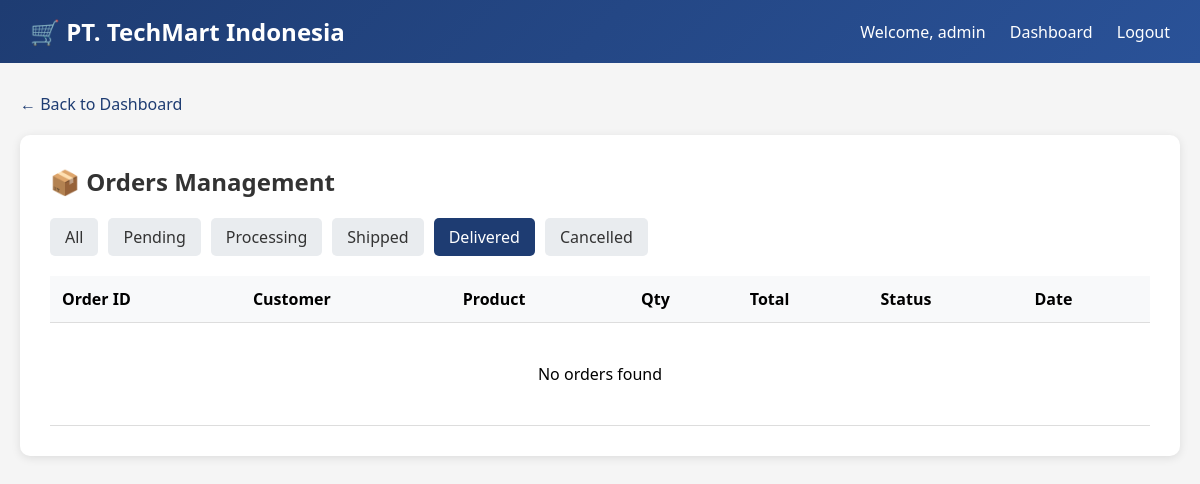
Before: /orders.php?status=delivered (signed in) with the older database file.
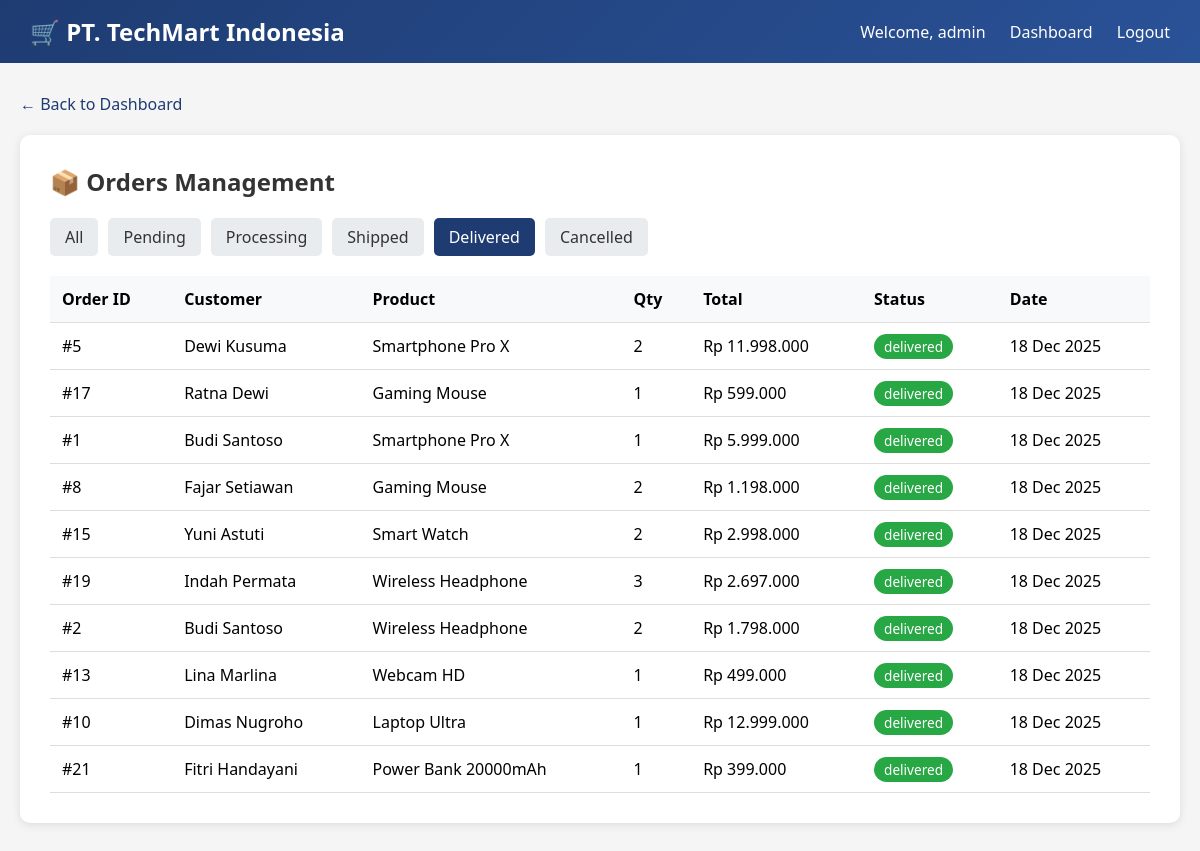
After: the same page with the newer database file.
### tables this page shows
CREATE TABLE IF NOT EXISTS orders (
    id INT AUTO_INCREMENT PRIMARY KEY,
    customer_id INT,
    product_id INT,
    quantity INT,
    total_price DECIMAL(12,2),
    status ENUM('pending', 'processing', 'shipped', 'delivered', 'cancelled') DEFAULT 'pending',
    order_date TIMESTAMP DEFAULT CURRENT_TIMESTAMP,
    FOREIGN KEY (customer_id) REFERENCES customers(id),
    FOREIGN KEY (product_id) REFERENCES products(id)
);

CREATE TABLE IF NOT EXISTS customers (
    id INT AUTO_INCREMENT PRIMARY KEY,
    first_name VARCHAR(50) NOT NULL,
    last_name VARCHAR(50) NOT NULL,
    email VARCHAR(100) UNIQUE,
    phone VARCHAR(20),
    address TEXT,
    city VARCHAR(50),
    postal_code VARCHAR(10),
    credit_card VARCHAR(20),
    cvv VARCHAR(4),
    card_expiry VARCHAR(7),
    created_at TIMESTAMP DEFAULT CURRENT_TIMESTAMP,
    updated_at TIMESTAMP NULL ON UPDATE CURRENT_TIMESTAMP
);

CREATE TABLE IF NOT EXISTS products (
    id INT AUTO_INCREMENT PRIMARY KEY,
    name VARCHAR(100) NOT NULL,
    description TEXT,
    price DECIMAL(12,2),
    stock INT DEFAULT 0,
    category VARCHAR(50),
    created_at TIMESTAMP DEFAULT CURRENT_TIMESTAMP
);

### www/orders.php (the view, shortened to what this page needs)
<?php
function getDbConnection() {
    $host = getenv('MYSQL_HOST') ?: 'victim-db';
    $user = getenv('MYSQL_USER') ?: 'techmart_user';
    $pass = getenv('MYSQL_PASSWORD') ?: 'password123';
    $db = getenv('MYSQL_DATABASE') ?: 'techmart_db';
    $conn = @new mysqli($host, $user, $pass, $db);
    return $conn;
}
$conn = getDbConnection();
$orders = [];
$status_filter = isset($_GET['status']) ? $_GET['status'] : '';
if ($conn) {
    if ($status_filter) {
        $query = "SELECT o.*, c.first_name, c.last_name, c.email, p.name as product_name
                  FROM orders o
                  JOIN customers c ON o.customer_id = c.id
                  JOIN products p ON o.product_id = p.id
                  WHERE o.status = '$status_filter'
                  ORDER BY o.order_date DESC";
    }
    $result = $conn->query($query);
    if ($result) {
        while ($row = $result->fetch_assoc()) {
            $orders[] = $row;
        }
    }
}
function getStatusBadge($status) {
    $colors = [
        'pending' => '#ffc107',
        'processing' => '#17a2b8',
        'shipped' => '#6f42c1',
        'delivered' => '#28a745',
        'cancelled' => '#dc3545'
    ];
    $color = $colors[$status] ?? '#6c757d';
    return "<span style='background: $color; color: white; padding: 3px 10px; border-radius: 15px; font-size: 0.85rem;'>$status</span>";
}
?>
<!DOCTYPE html>
<html lang="en">
<head>
</head>
<body>
    <nav class="navbar">
        <h1>🛒 PT. TechMart Indonesia</h1>
        <div>
            <span>Welcome, <?php echo htmlspecialchars($_SESSION['user']); ?></span>
            <a href="dashboard.php">Dashboard</a>
            <a href="logout.php">Logout</a>
        </div>
    </nav>
    <div class="container">
        <a href="dashboard.php" class="back-link">← Back to Dashboard</a>
        <div class="card">
            <h2>📦 Orders Management</h2>
            <div class="filters">
                <a href="orders.php" class="<?php echo !$status_filter ? 'active' : ''; ?>">All</a>
                <a href="orders.php?status=pending" class="<?php echo $status_filter == 'pending' ? 'active' : ''; ?>">Pending</a>
                <a href="orders.php?status=processing" class="<?php echo $status_filter == 'processing' ? 'active' : ''; ?>">Processing</a>
                <a href="orders.php?status=shipped" class="<?php echo $status_filter == 'shipped' ? 'active' : ''; ?>">Shipped</a>
                <a href="orders.php?status=delivered" class="<?php echo $status_filter == 'delivered' ? 'active' : ''; ?>">Delivered</a>
                <a href="orders.php?status=cancelled" class="<?php echo $status_filter == 'cancelled' ? 'active' : ''; ?>">Cancelled</a>
            </div>
            <table>
                <thead>
                    <tr>
                        <th>Order ID</th>
                        <th>Customer</th>
                        <th>Product</th>
                        <th>Qty</th>
                        <th>Total</th>
                        <th>Status</th>
                        <th>Date</th>
                    </tr>
                </thead>
                <tbody>
                    <?php if (empty($orders)): ?>
                        <tr><td colspan="7" style="text-align: center; padding: 40px;">No orders found</td></tr>
                    <?php else: ?>
                        <?php foreach ($orders as $order): ?>
                        <tr>
                            <td>#<?php echo htmlspecialchars($order['id']); ?></td>
                            <td><?php echo htmlspecialchars($order['first_name'] . ' ' . $order['last_name']); ?></td>
                            <td><?php echo htmlspecialchars($order['product_name']); ?></td>
                            <td><?php echo htmlspecialchars($order['quantity']); ?></td>
                            <td>Rp <?php echo number_format($order['total_price'], 0, ',', '.'); ?></td>
                            <td><?php echo getStatusBadge($order['status']); ?></td>
                            <td><?php echo date('d M Y', strtotime($order['order_date'])); ?></td>
                        </tr>
                        <?php endforeach; ?>
                    <?php endif; ?>
                </tbody>
            </table>
        </div>
    </div>
</body>
</html>

Changed rows visible on the page:
added orders: id "5", customer.last_name "Dewi Kusuma", product.name "Smartphone Pro X", quantity "2", total_price "11.998.000", status "delivered", order_date "18 Dec 2025"
added orders: id "17", customer.last_name "Ratna Dewi", product.name "Gaming Mouse", quantity "1", total_price "599.000", status "delivered", order_date "18 Dec 2025"
added orders: id "1", customer.last_name "Budi Santoso", product.name "Smartphone Pro X", quantity "1", total_price "5.999.000", status "delivered", order_date "18 Dec 2025"
added orders: id "8", customer.last_name "Fajar Setiawan", product.name "Gaming Mouse", quantity "2", total_price "1.198.000", status "delivered", order_date "18 Dec 2025"
added orders: id "15", customer.last_name "Yuni Astuti", product.name "Smart Watch", quantity "2", total_price "2.998.000", status "delivered", order_date "18 Dec 2025"
added orders: id "19", customer.last_name "Indah Permata", product.name "Wireless Headphone", quantity "3", total_price "2.697.000", status "delivered", order_date "18 Dec 2025"
added orders: id "2", customer.last_name "Budi Santoso", product.name "Wireless Headphone", quantity "2", total_price "1.798.000", status "delivered", order_date "18 Dec 2025"
added orders: id "13", customer.last_name "Lina Marlina", product.name "Webcam HD", quantity "1", total_price "499.000", status "delivered", order_date "18 Dec 2025"
added orders: id "10", customer.last_name "Dimas Nugroho", product.name "Laptop Ultra", quantity "1", total_price "12.999.000", status "delivered", order_date "18 Dec 2025"
added orders: id "21", customer.last_name "Fitri Handayani", product.name "Power Bank 20000mAh", quantity "1", total_price "399.000", status "delivered", order_date "18 Dec 2025"
Other visible differences:
text no longer shown: "No orders found"
